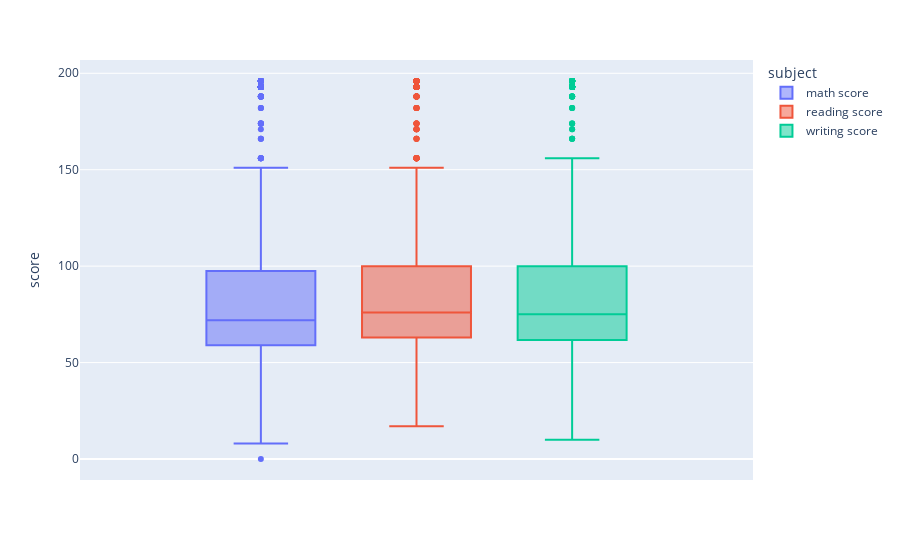

Here is the notebook cell this chart was saved with:
### Code cell
# Código del amigo ChatGPT (listo para usar)
fig = px.box(
    df_grades.melt(
        value_vars=["math score", "reading score", "writing score"],
        var_name="subject",
        value_name="score",
    ),
    y="score",
    color="subject",
)
fig.show()

### Figure 1 — Plotly figure (JSON) as saved in the notebook; plotly's stock layout.template omitted (floating-point values rounded to 4 significant figures; data arrays with more than 128 entries replaced by an {"elided": "..."} marker saying what was removed)
{"data": [{"alignmentgroup": "True", "hovertemplate": "subject=math score<br>score=%{y}<extra></extra>", "legendgroup": "math score", "marker": {"color": "#636efa"}, "name": "math score", "notched": false, "offsetgroup": "math score", "orientation": "v", "showlegend": true, "type": "box", "x0": " ", "xaxis": "x", "y": {"elided": "1400 int values"}, "y0": " ", "yaxis": "y"}, {"alignmentgroup": "True", "hovertemplate": "subject=reading score<br>score=%{y}<extra></extra>", "legendgroup": "reading score", "marker": {"color": "#EF553B"}, "name": "reading score", "notched": false, "offsetgroup": "reading score", "orientation": "v", "showlegend": true, "type": "box", "x0": " ", "xaxis": "x", "y": {"elided": "1400 int values"}, "y0": " ", "yaxis": "y"}, {"alignmentgroup": "True", "hovertemplate": "subject=writing score<br>score=%{y}<extra></extra>", "legendgroup": "writing score", "marker": {"color": "#00cc96"}, "name": "writing score", "notched": false, "offsetgroup": "writing score", "orientation": "v", "showlegend": true, "type": "box", "x0": " ", "xaxis": "x", "y": {"elided": "1400 int values"}, "y0": " ", "yaxis": "y"}], "layout": {"autosize": true, "boxmode": "group", "legend": {"title": {"text": "subject"}, "tracegroupgap": 0}, "margin": {"t": 60}, "xaxis": {"anchor": "y", "autorange": true, "domain": [0, 1], "range": [-0.5035, 0.5035], "type": "category"}, "yaxis": {"anchor": "x", "autorange": true, "domain": [0, 1], "range": [-10.89, 206.9], "title": {"text": "score"}, "type": "linear"}}}
